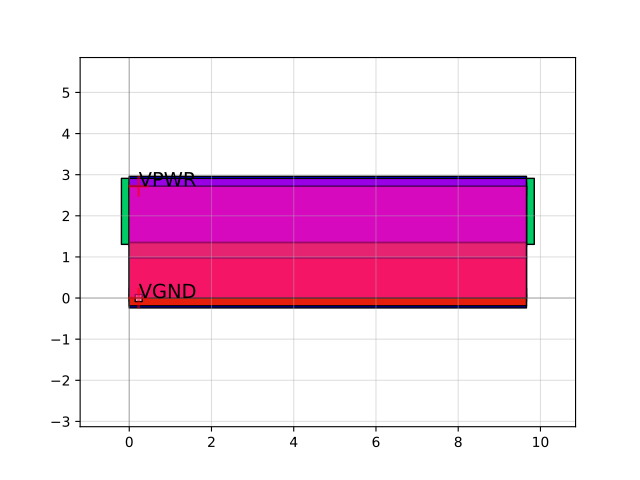

The Python source for this figure:
import sky130

c = sky130.components.sky130_fd_sc_hd__ebufn_8()
c.plot()
